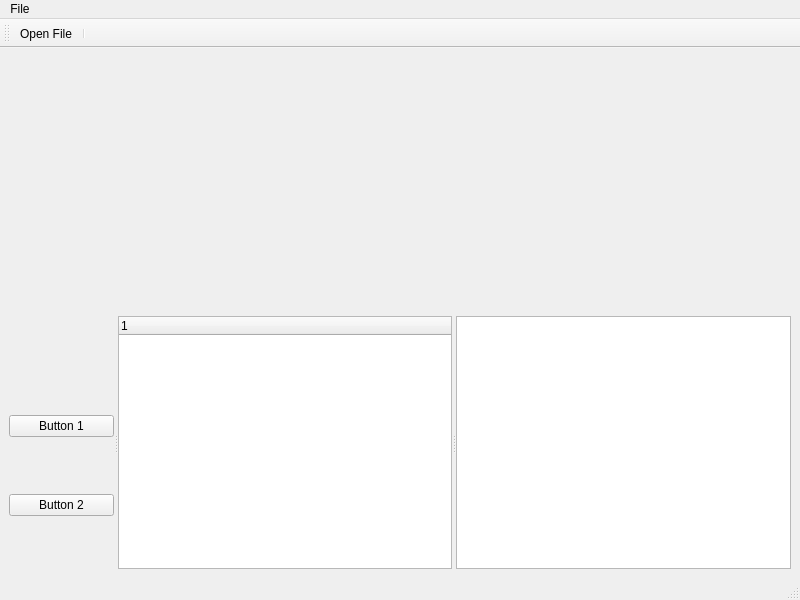
<?xml version="1.0" encoding="UTF-8"?>
<ui version="4.0">
 <class>MainWindow</class>
 <widget class="QMainWindow" name="MainWindow">
  <property name="geometry">
   <rect>
    <x>0</x>
    <y>0</y>
    <width>800</width>
    <height>600</height>
   </rect>
  </property>
  <property name="windowTitle">
   <string>MainWindow</string>
  </property>
  <widget class="QWidget" name="centralwidget">
   <layout class="QVBoxLayout" name="verticalLayout_2">
    <item>
     <widget class="QVTKOpenGLNativeWidget" name="vtkWidget" native="true">
      <property name="minimumSize">
       <size>
        <width>0</width>
        <height>200</height>
       </size>
      </property>
     </widget>
    </item>
    <item>
     <widget class="QSplitter" name="splitter">
      <property name="orientation">
       <enum>Qt::Orientation::Horizontal</enum>
      </property>
      <widget class="QSplitter" name="splitter_2">
       <property name="orientation">
        <enum>Qt::Orientation::Horizontal</enum>
       </property>
       <widget class="QWidget" name="buttonWidget">
        <layout class="QVBoxLayout" name="verticalLayout">
         <item>
          <spacer name="horizontalSpacer">
           <property name="orientation">
            <enum>Qt::Orientation::Horizontal</enum>
           </property>
           <property name="sizeHint" stdset="0">
            <size>
             <width>78</width>
             <height>48</height>
            </size>
           </property>
          </spacer>
         </item>
         <item>
          <widget class="QPushButton" name="pushButton">
           <property name="text">
            <string>Button 1</string>
           </property>
          </widget>
         </item>
         <item>
          <widget class="QPushButton" name="pushButton_2">
           <property name="text">
            <string>Button 2</string>
           </property>
          </widget>
         </item>
        </layout>
       </widget>
       <widget class="QTreeWidget" name="treeWidget">
        <column>
         <property name="text">
          <string notr="true">1</string>
         </property>
        </column>
       </widget>
       <widget class="QTreeView" name="treeView">
        <property name="contextMenuPolicy">
         <enum>Qt::ContextMenuPolicy::ActionsContextMenu</enum>
        </property>
       </widget>
      </widget>
     </widget>
    </item>
   </layout>
   <zorder>splitter</zorder>
   <zorder>vtkWidget</zorder>
  </widget>
  <widget class="QMenuBar" name="menubar">
   <property name="geometry">
    <rect>
     <x>0</x>
     <y>0</y>
     <width>800</width>
     <height>22</height>
    </rect>
   </property>
   <widget class="QMenu" name="menuFile">
    <property name="title">
     <string>File</string>
    </property>
    <addaction name="actionOpen_File"/>
   </widget>
   <addaction name="menuFile"/>
  </widget>
  <widget class="QToolBar" name="mainToolBar">
   <property name="windowTitle">
    <string>toolBar</string>
   </property>
   <attribute name="toolBarArea">
    <enum>TopToolBarArea</enum>
   </attribute>
   <attribute name="toolBarBreak">
    <bool>false</bool>
   </attribute>
   <addaction name="actionOpen_File"/>
   <addaction name="separator"/>
  </widget>
  <widget class="QStatusBar" name="statusbar"/>
  <action name="actionOpen_File">
   <property name="icon">
    <iconset>
     <normaloff>:/Icons/icons/fileopen.png</normaloff>:/Icons/icons/fileopen.png</iconset>
   </property>
   <property name="text">
    <string>Open File</string>
   </property>
  </action>
  <action name="actionItem_Options">
   <property name="text">
    <string>Item Options</string>
   </property>
  </action>
 </widget>
 <customwidgets>
  <customwidget>
   <class>QVTKOpenGLNativeWidget</class>
   <extends>QWidget</extends>
   <header>QVTKOpenGLNativeWidget.h</header>
  </customwidget>
 </customwidgets>
 <resources/>
 <connections/>
</ui>
